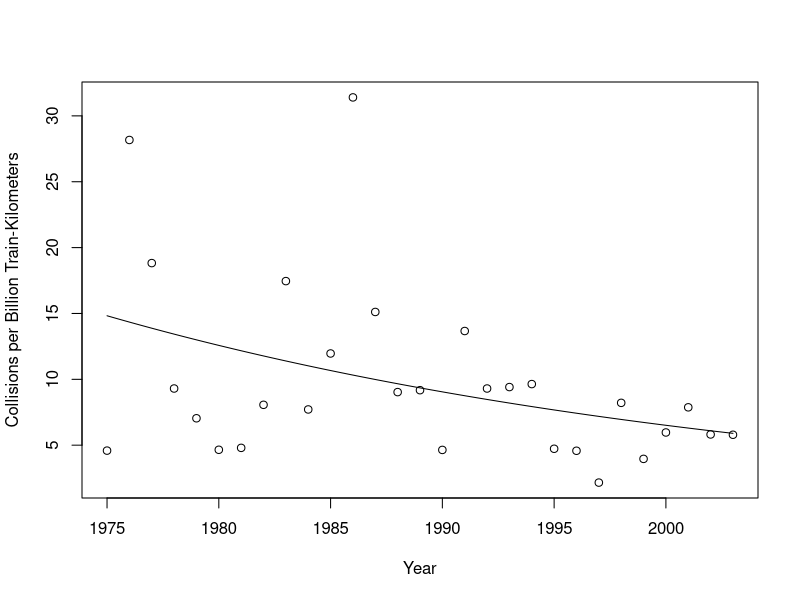

Reproduce this figure in R.
### Example 4.4:  British Train Collisions (Loglinear Rate Model)

tc <- read.table("traincollisions.txt", header=TRUE)

head(tc)


### Rate Model for Train/Road Vehicle Collisions

tcfit <- glm(TrRd ~ I(Year-1975), offset = log(KM), family=poisson, data=tc)

summary(tcfit)


### Plot empirical and fitted rates

plot(1000*TrRd/KM ~ Year, data=tc,
     ylab="Collisions per Billion Train-Kilometers")

curve(1000*predict(tcfit, data.frame(Year=x,KM=1), type="response"), add=TRUE)
